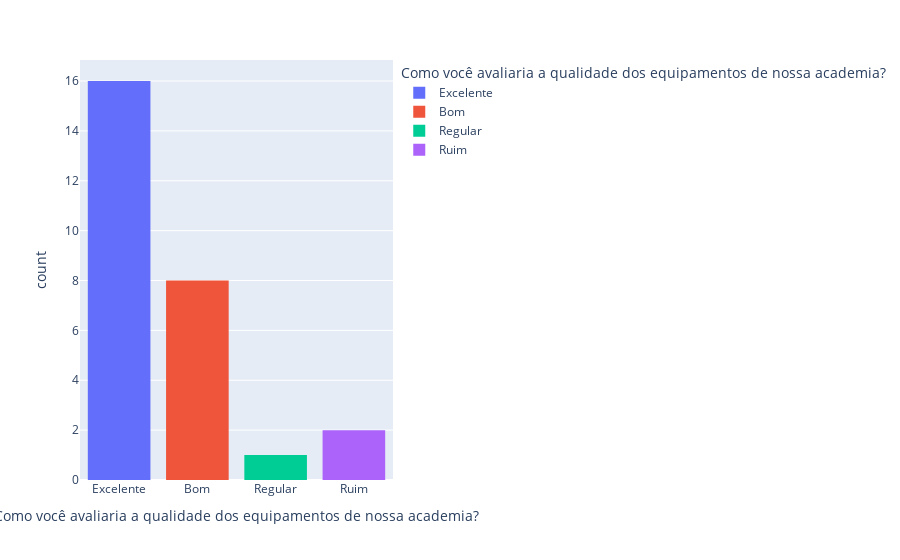
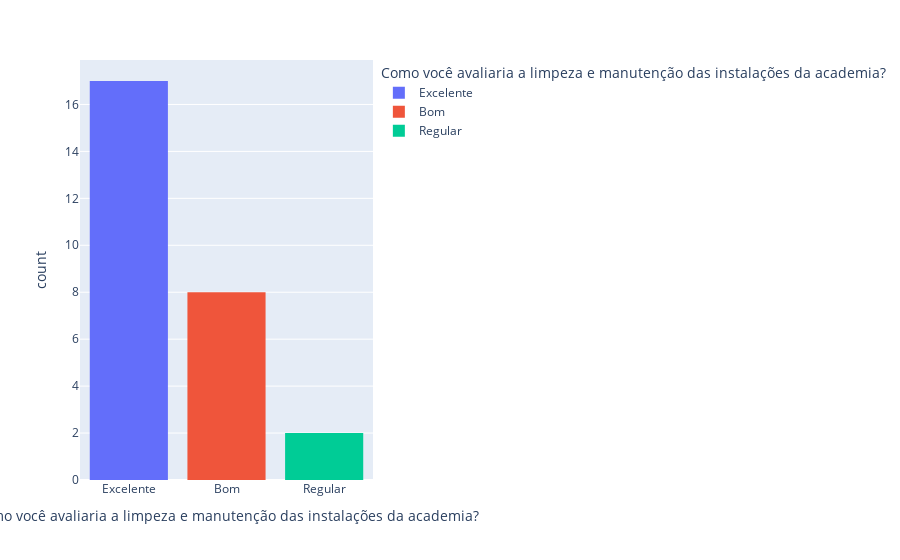
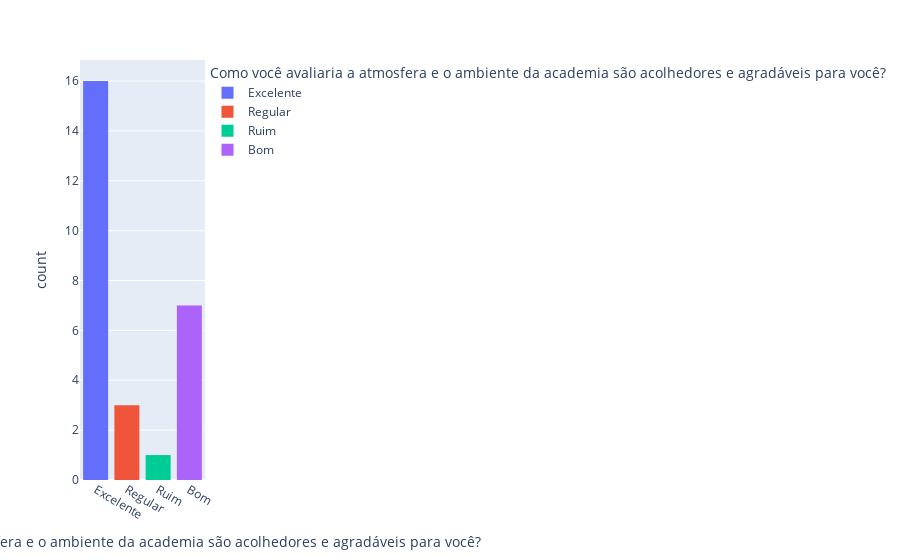
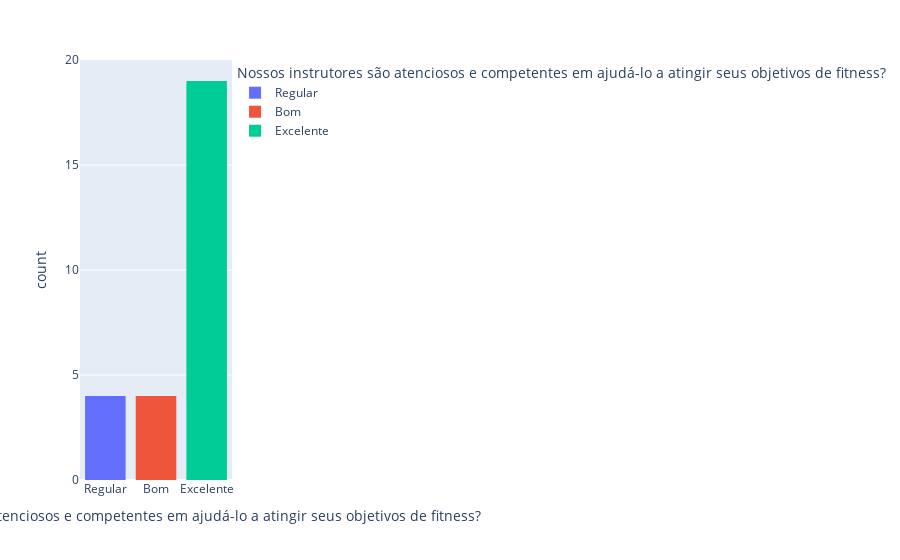

Notebook code for these charts, in order:
### Markdown cell above
- ### Criação dos gráficos / Dashboards das perguntas de multipla escolha

### Code cell
# Importação do plotly.express para a criação de gráficos do tipo Histograma
  # Instalar o nbformat para a utilização da versão mais atual: pip install nbformat
import plotly.express as px
df_perguntasObjetivas = acaliacaoClentes.drop(columns=['Carimbo de data/hora','Endereço de e-mail',
                                                'Nome completo','Oque você melhoraria na academia?'])
# Cria um grafico para cada coluna
for colunas in df_perguntasObjetivas.columns:
  grafico = px.histogram(df_perguntasObjetivas,x=colunas, color=colunas)
  grafico.show()
  display(df_perguntasObjetivas[colunas].value_counts(normalize=True).map('{:.2%}'.format))
  print('\n')

### Figure 1 — Plotly figure (JSON) as saved in the notebook; plotly's stock layout.template omitted (floating-point values rounded to 4 significant figures)
{"data": [{"alignmentgroup": "True", "bingroup": "x", "hovertemplate": "Como você avaliaria a qualidade dos equipamentos de nossa academia?=%{x}<br>count=%{y}<extra></extra>", "legendgroup": "Excelente", "marker": {"color": "#636efa", "pattern": {"shape": ""}}, "name": "Excelente", "offsetgroup": "Excelente", "orientation": "v", "showlegend": true, "type": "histogram", "x": ["Excelente", "Excelente", "Excelente", "Excelente", "Excelente", "Excelente", "Excelente", "Excelente", "Excelente", "Excelente", "Excelente", "Excelente", "Excelente", "Excelente", "Excelente", "Excelente"], "xaxis": "x", "yaxis": "y"}, {"alignmentgroup": "True", "bingroup": "x", "hovertemplate": "Como você avaliaria a qualidade dos equipamentos de nossa academia?=%{x}<br>count=%{y}<extra></extra>", "legendgroup": "Bom", "marker": {"color": "#EF553B", "pattern": {"shape": ""}}, "name": "Bom", "offsetgroup": "Bom", "orientation": "v", "showlegend": true, "type": "histogram", "x": ["Bom", "Bom", "Bom", "Bom", "Bom", "Bom", "Bom", "Bom"], "xaxis": "x", "yaxis": "y"}, {"alignmentgroup": "True", "bingroup": "x", "hovertemplate": "Como você avaliaria a qualidade dos equipamentos de nossa academia?=%{x}<br>count=%{y}<extra></extra>", "legendgroup": "Regular", "marker": {"color": "#00cc96", "pattern": {"shape": ""}}, "name": "Regular", "offsetgroup": "Regular", "orientation": "v", "showlegend": true, "type": "histogram", "x": ["Regular"], "xaxis": "x", "yaxis": "y"}, {"alignmentgroup": "True", "bingroup": "x", "hovertemplate": "Como você avaliaria a qualidade dos equipamentos de nossa academia?=%{x}<br>count=%{y}<extra></extra>", "legendgroup": "Ruim", "marker": {"color": "#ab63fa", "pattern": {"shape": ""}}, "name": "Ruim", "offsetgroup": "Ruim", "orientation": "v", "showlegend": true, "type": "histogram", "x": ["Ruim", "Ruim"], "xaxis": "x", "yaxis": "y"}], "layout": {"barmode": "relative", "legend": {"title": {"text": "Como você avaliaria a qualidade dos equipamentos de nossa academia?"}, "tracegroupgap": 0}, "margin": {"t": 60}, "xaxis": {"anchor": "y", "categoryarray": ["Excelente", "Bom", "Regular", "Ruim"], "categoryorder": "array", "domain": [0, 1], "title": {"text": "Como você avaliaria a qualidade dos equipamentos de nossa academia?"}}, "yaxis": {"anchor": "x", "domain": [0, 1], "title": {"text": "count"}}}}

### Figure 2 — Plotly figure (JSON) as saved in the notebook; plotly's stock layout.template omitted (floating-point values rounded to 4 significant figures)
{"data": [{"alignmentgroup": "True", "bingroup": "x", "hovertemplate": "Como você avaliaria a limpeza e manutenção das instalações da academia?=%{x}<br>count=%{y}<extra></extra>", "legendgroup": "Excelente", "marker": {"color": "#636efa", "pattern": {"shape": ""}}, "name": "Excelente", "offsetgroup": "Excelente", "orientation": "v", "showlegend": true, "type": "histogram", "x": ["Excelente", "Excelente", "Excelente", "Excelente", "Excelente", "Excelente", "Excelente", "Excelente", "Excelente", "Excelente", "Excelente", "Excelente", "Excelente", "Excelente", "Excelente", "Excelente", "Excelente"], "xaxis": "x", "yaxis": "y"}, {"alignmentgroup": "True", "bingroup": "x", "hovertemplate": "Como você avaliaria a limpeza e manutenção das instalações da academia?=%{x}<br>count=%{y}<extra></extra>", "legendgroup": "Bom", "marker": {"color": "#EF553B", "pattern": {"shape": ""}}, "name": "Bom", "offsetgroup": "Bom", "orientation": "v", "showlegend": true, "type": "histogram", "x": ["Bom", "Bom", "Bom", "Bom", "Bom", "Bom", "Bom", "Bom"], "xaxis": "x", "yaxis": "y"}, {"alignmentgroup": "True", "bingroup": "x", "hovertemplate": "Como você avaliaria a limpeza e manutenção das instalações da academia?=%{x}<br>count=%{y}<extra></extra>", "legendgroup": "Regular", "marker": {"color": "#00cc96", "pattern": {"shape": ""}}, "name": "Regular", "offsetgroup": "Regular", "orientation": "v", "showlegend": true, "type": "histogram", "x": ["Regular", "Regular"], "xaxis": "x", "yaxis": "y"}], "layout": {"barmode": "relative", "legend": {"title": {"text": "Como você avaliaria a limpeza e manutenção das instalações da academia?"}, "tracegroupgap": 0}, "margin": {"t": 60}, "xaxis": {"anchor": "y", "categoryarray": ["Excelente", "Bom", "Regular"], "categoryorder": "array", "domain": [0, 1], "title": {"text": "Como você avaliaria a limpeza e manutenção das instalações da academia?"}}, "yaxis": {"anchor": "x", "domain": [0, 1], "title": {"text": "count"}}}}

### Figure 3 — Plotly figure (JSON) as saved in the notebook; plotly's stock layout.template omitted (floating-point values rounded to 4 significant figures)
{"data": [{"alignmentgroup": "True", "bingroup": "x", "hovertemplate": "Como você avaliaria a atmosfera e o ambiente da academia são acolhedores e agradáveis para você?=%{x}<br>count=%{y}<extra></extra>", "legendgroup": "Excelente", "marker": {"color": "#636efa", "pattern": {"shape": ""}}, "name": "Excelente", "offsetgroup": "Excelente", "orientation": "v", "showlegend": true, "type": "histogram", "x": ["Excelente", "Excelente", "Excelente", "Excelente", "Excelente", "Excelente", "Excelente", "Excelente", "Excelente", "Excelente", "Excelente", "Excelente", "Excelente", "Excelente", "Excelente", "Excelente"], "xaxis": "x", "yaxis": "y"}, {"alignmentgroup": "True", "bingroup": "x", "hovertemplate": "Como você avaliaria a atmosfera e o ambiente da academia são acolhedores e agradáveis para você?=%{x}<br>count=%{y}<extra></extra>", "legendgroup": "Regular", "marker": {"color": "#EF553B", "pattern": {"shape": ""}}, "name": "Regular", "offsetgroup": "Regular", "orientation": "v", "showlegend": true, "type": "histogram", "x": ["Regular", "Regular", "Regular"], "xaxis": "x", "yaxis": "y"}, {"alignmentgroup": "True", "bingroup": "x", "hovertemplate": "Como você avaliaria a atmosfera e o ambiente da academia são acolhedores e agradáveis para você?=%{x}<br>count=%{y}<extra></extra>", "legendgroup": "Ruim", "marker": {"color": "#00cc96", "pattern": {"shape": ""}}, "name": "Ruim", "offsetgroup": "Ruim", "orientation": "v", "showlegend": true, "type": "histogram", "x": ["Ruim"], "xaxis": "x", "yaxis": "y"}, {"alignmentgroup": "True", "bingroup": "x", "hovertemplate": "Como você avaliaria a atmosfera e o ambiente da academia são acolhedores e agradáveis para você?=%{x}<br>count=%{y}<extra></extra>", "legendgroup": "Bom", "marker": {"color": "#ab63fa", "pattern": {"shape": ""}}, "name": "Bom", "offsetgroup": "Bom", "orientation": "v", "showlegend": true, "type": "histogram", "x": ["Bom", "Bom", "Bom", "Bom", "Bom", "Bom", "Bom"], "xaxis": "x", "yaxis": "y"}], "layout": {"barmode": "relative", "legend": {"title": {"text": "Como você avaliaria a atmosfera e o ambiente da academia são acolhedores e agradáveis para você?"}, "tracegroupgap": 0}, "margin": {"t": 60}, "xaxis": {"anchor": "y", "categoryarray": ["Excelente", "Regular", "Ruim", "Bom"], "categoryorder": "array", "domain": [0, 1], "title": {"text": "Como você avaliaria a atmosfera e o ambiente da academia são acolhedores e agradáveis para você?"}}, "yaxis": {"anchor": "x", "domain": [0, 1], "title": {"text": "count"}}}}

### Figure 4 — Plotly figure (JSON) as saved in the notebook; plotly's stock layout.template omitted (floating-point values rounded to 4 significant figures)
{"data": [{"alignmentgroup": "True", "bingroup": "x", "hovertemplate": "Nossos instrutores são atenciosos e competentes em ajudá-lo a atingir seus objetivos de fitness?=%{x}<br>count=%{y}<extra></extra>", "legendgroup": "Regular", "marker": {"color": "#636efa", "pattern": {"shape": ""}}, "name": "Regular", "offsetgroup": "Regular", "orientation": "v", "showlegend": true, "type": "histogram", "x": ["Regular", "Regular", "Regular", "Regular"], "xaxis": "x", "yaxis": "y"}, {"alignmentgroup": "True", "bingroup": "x", "hovertemplate": "Nossos instrutores são atenciosos e competentes em ajudá-lo a atingir seus objetivos de fitness?=%{x}<br>count=%{y}<extra></extra>", "legendgroup": "Bom", "marker": {"color": "#EF553B", "pattern": {"shape": ""}}, "name": "Bom", "offsetgroup": "Bom", "orientation": "v", "showlegend": true, "type": "histogram", "x": ["Bom", "Bom", "Bom", "Bom"], "xaxis": "x", "yaxis": "y"}, {"alignmentgroup": "True", "bingroup": "x", "hovertemplate": "Nossos instrutores são atenciosos e competentes em ajudá-lo a atingir seus objetivos de fitness?=%{x}<br>count=%{y}<extra></extra>", "legendgroup": "Excelente", "marker": {"color": "#00cc96", "pattern": {"shape": ""}}, "name": "Excelente", "offsetgroup": "Excelente", "orientation": "v", "showlegend": true, "type": "histogram", "x": ["Excelente", "Excelente", "Excelente", "Excelente", "Excelente", "Excelente", "Excelente", "Excelente", "Excelente", "Excelente", "Excelente", "Excelente", "Excelente", "Excelente", "Excelente", "Excelente", "Excelente", "Excelente", "Excelente"], "xaxis": "x", "yaxis": "y"}], "layout": {"barmode": "relative", "legend": {"title": {"text": "Nossos instrutores são atenciosos e competentes em ajudá-lo a atingir seus objetivos de fitness?"}, "tracegroupgap": 0}, "margin": {"t": 60}, "xaxis": {"anchor": "y", "categoryarray": ["Regular", "Bom", "Excelente"], "categoryorder": "array", "domain": [0, 1], "title": {"text": "Nossos instrutores são atenciosos e competentes em ajudá-lo a atingir seus objetivos de fitness?"}}, "yaxis": {"anchor": "x", "domain": [0, 1], "title": {"text": "count"}}}}
